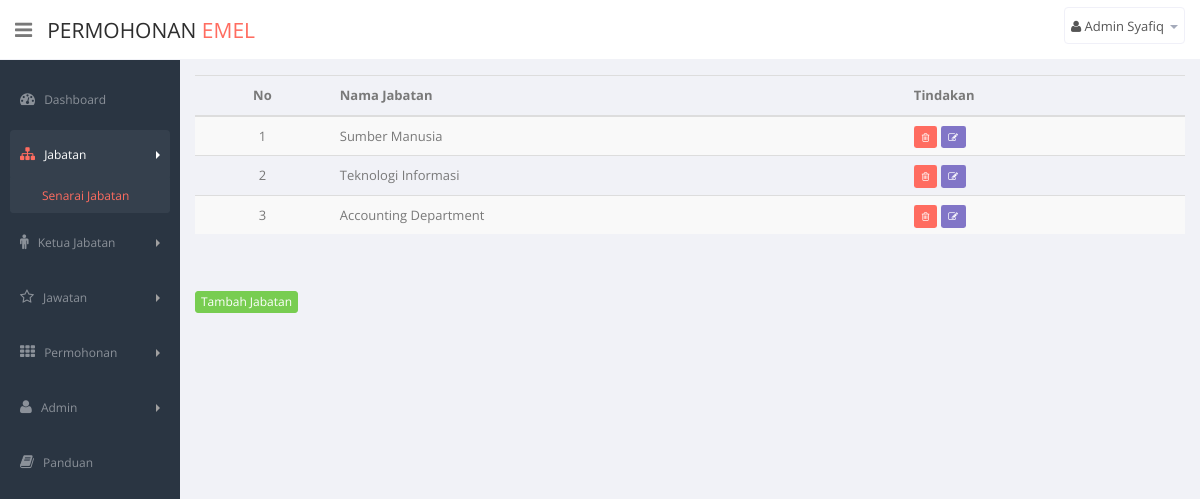
/admin_department.php (signed in), run on the app's committed database.
### tables this page shows
CREATE TABLE IF NOT EXISTS `department` (
  `DEPT_ID` int(11) NOT NULL AUTO_INCREMENT,
  `DEPT_NAME` text,
  PRIMARY KEY (`DEPT_ID`)
);

### admin_department.php (the view, shortened to what this page needs)
<!DOCTYPE html>
<html lang="en">
  <head>
    <link href="FL_CSS/bootstrap.min.css" rel="stylesheet">
    <link href="FL_CSS/bootstrap-reset.css" rel="stylesheet">
    <link href="assets/font-awesome/css/font-awesome.css" rel="stylesheet" />
    <link href="assets/jquery-easy-pie-chart/jquery.easy-pie-chart.css" rel="stylesheet" type="text/css" media="screen"/>
    <link rel="stylesheet" href="css/owl.carousel.css" type="text/css">
    <link href="FL_CSS/style.css" rel="stylesheet">
    <link href="FL_CSS/style-responsive.css" rel="stylesheet" />
  </head>
  <body>
  <section id="container" class="">
        <?php include('admin_navbar.php'); ?>
        <?php include('admin_sidebar.php'); ?>
      <section id="main-content">
          <section class="wrapper">
          <?php
            $deptTable = "<table class='table table-striped border-top' id='sample_1'>
                        <thead>
                        <tr class='info'>
                          <th> <center>No</center> </th>
                          <th>Nama Jabatan</th>
                          <th>Tindakan</th>
                        </tr>
                        </thead>
                        <tbody>";
            $deptQuery = "SELECT DEPT_ID, DEPT_NAME FROM department";
            $deptRes = mysql_query($deptQuery);
            if(mysql_num_rows($deptRes) > 0)
            {
              $i = 1;
              while($deptRow = mysql_fetch_array($deptRes))
              {
                $deptID = $deptRow['DEPT_ID'];
                $deptName = $deptRow['DEPT_NAME'];
                $deptTable .= "<tr>
                                  <td> <center>$i</center> </td>
                                  <td> $deptName </td>
                                  <td>
                                    <a href='admin_department.php?delDept=$deptID' class='confirmClick'> <span class='label label-danger'> <i class='icon-trash'></i></span></a>
                                    <a href='admin_department.php?updateDept=$deptID'> <span class='label label-info'> <i class='icon-edit'></i></span></a>
                                  </td>
                                </tr>";
                $i++;
              }
            }
            else
            {
              $deptTable .= "<tr><td colspan='3'> Tiada Jabatan Ditemui </td></tr>";
            }
            $deptTable .= "</tbody></table>";
            echo $deptTable;
          ?>
          <br/><br/>
          <a href="#myModal" data-toggle="modal" class="btn btn-xs btn-success">Tambah Jabatan</a>
          </section>
      </section>
  </section>
  </body>
</html>

### FL_CSS/style.css (style rules this page uses)
body { color: #797979; background: #f1f2f7; font-family: 'Open Sans', sans-serif; padding: 0px !important; margin: 0px !important; font-size:13px; }
a, a:hover, a:focus { text-decoration: none; outline: none; }
#container { width: 100%; height: 100%; }
#main-content { margin-left: 180px; }
.wrapper { display: inline-block; margin-top: 60px; padding: 15px; width: 100%; }
.border-top { border-top: 1px solid #ddd; }

### data on the page
department: DEPT_NAME "Sumber Manusia"
department: DEPT_NAME "Teknologi Informasi"
department: DEPT_NAME "Accounting Department"

### other printed values
$global_userName "Admin Syafiq"
